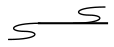

Generate this figure with Python:

import parasbolv as psv
import matplotlib.pyplot as plt

part_list = []

part_list.append(["Chromosome Part 3' End", None, None])
part_list.append(["Chromosome Part 3' End", {'rotation':3.14}, None])
renderer = psv.GlyphRenderer()
construct = psv.Construct(part_list, renderer)

fig, ax, baseline_start, baseline_end, bounds = construct.draw()
ax.plot([baseline_start[0]-1, baseline_end[0]+1], [baseline_start[1], baseline_end[1]], color=(0,0,0), linewidth=1.5, zorder=0)
              
fig.savefig("Chromosome Part 3' End.pdf", transparent=True, dpi=300)

plt.show()
              
